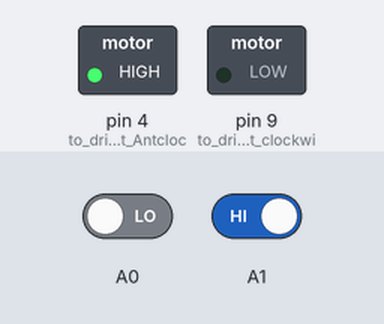
Bench run of a sketch on a simulated Arduino Uno, built with avr-gcc and run on an emulated ATmega328P. Parts: switched loads named in the sketch (green lamp = pin HIGH). Inputs (shaded band) come from the test bench; at power-on: A0 LOW, A1 HIGH.

Above: at 1.2 s.
1.3 s: A0 driven HIGH
At 2.3 s:
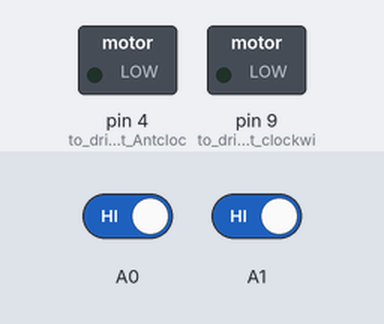
2.8 s: A1 driven LOW
At 3.5 s:
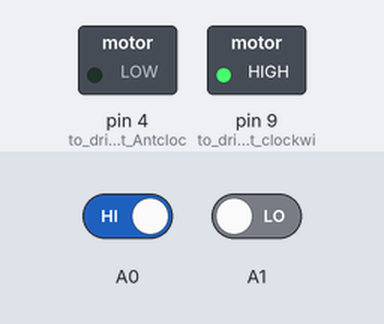
4.3 s: A1 driven HIGH
At 4.6 s:
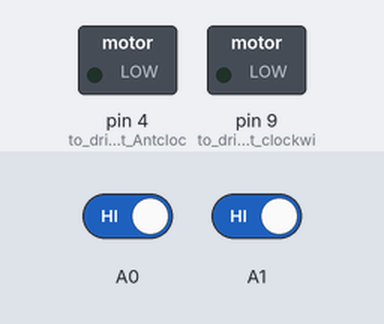
5.8 s: A0 driven LOW
At 7.0 s:
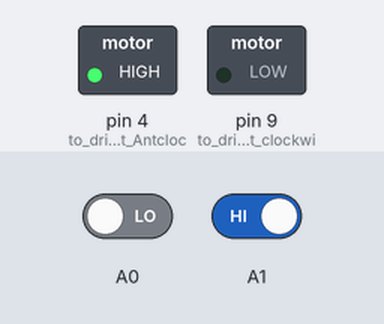
Timing chart, 0 to 8.3 s (numbered marks = the images above; inputs shaded):
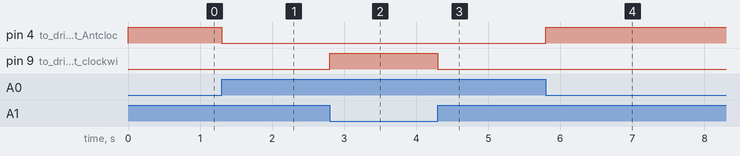

The sketch:

Task-4.ino
```cpp
// Code to control DC motor using 2 relays
// BY: M.Taleb

void setup() {
  pinMode(9, OUTPUT);   // to drive motor at clockwise direction
  pinMode(4, OUTPUT);   // to drive motor at Antclockwise direction
}

void loop() {

if(digitalRead(A0)== HIGH && digitalRead(A1)== LOW){
  digitalWrite(9, HIGH);
  }
else if(digitalRead(A1)== HIGH && digitalRead(A0)== LOW){
  digitalWrite(4, HIGH);
   }
else{
  digitalWrite(4, LOW);
  digitalWrite(9, LOW);
   }
}
```

Measured:
- after the input at 1.3 s, pin 4 (to_drive_motor_at_Antcloc): HIGH → LOW at once
- after the input at 2.8 s, pin 9 (to_drive_motor_at_clockwi): LOW → HIGH at once
- after the input at 4.3 s, pin 9 (to_drive_motor_at_clockwi): HIGH → LOW at once
- after the input at 5.8 s, pin 4 (to_drive_motor_at_Antcloc): LOW → HIGH at once
